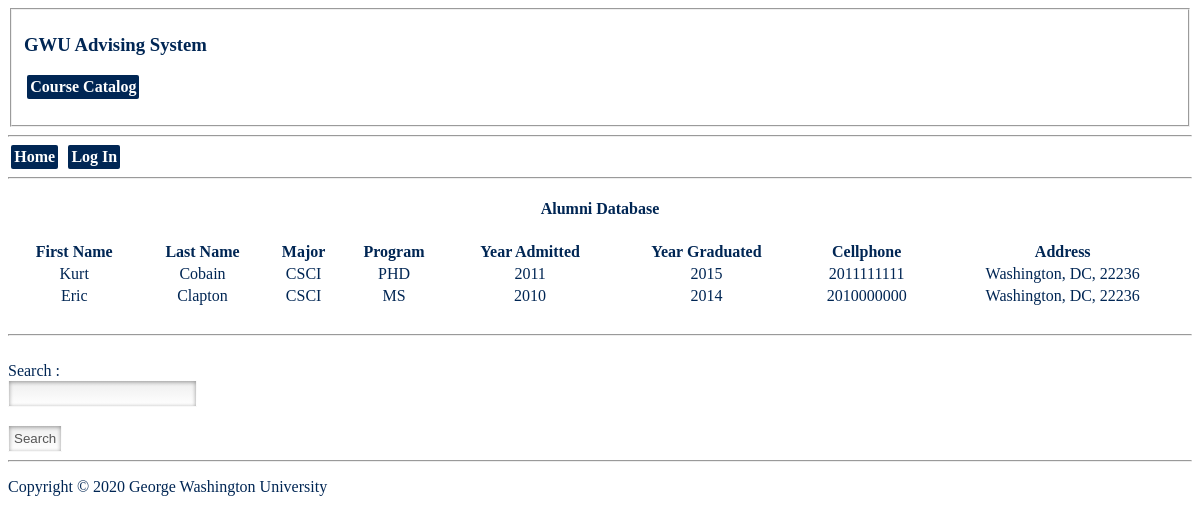
Page /alumni.php on the committed database.
### tables this page shows
CREATE TABLE alumni (
  univid     int primary key,
  yeargrad   int
);

CREATE TABLE personalinfo (
  universid int primary key,
  ftname  varchar(20),
  ltname  varchar(20),
  dob     date,
  address varchar(50),
  cell    bigint
);

CREATE TABLE student (
  unid        int auto_increment,
  program     varchar(5),
  gpa         double(2,1),
  formid      int,
  advisorid   int,
  applied_to_grad  int,
  yearadmitted year,
  major        varchar(10),
  primary key (unid)
);

### alumni.php (the view, shortened to what this page needs)
<?php
	$page_title = 'GWU Advising System';
	require_once('header.php');
  require_once('navmenu.php');
  $dbc = mysqli_connect(DB_HOST, DB_USER, DB_PASSWORD, DB_NAME);
  if(isset($_POST["searchterm"])){
    echo "<center><h4>Alumni Results for '$_POST[searchterm]'</h4></center>";
    echo '<table style="width:100%">';
    echo '<tr><th>First Name</th><th>Last Name</th><th>Major</th><th>Program</th><th>Year Admitted</th><th>Year Graduated</th><th>Cellphone</th><th>Address</th></tr>';
    $query = "select * from  alumni, student, personalinfo where universid = unid and univid = unid and ftname = '$_POST[searchterm]'";
    $result = mysqli_query($dbc, $query);
    if ($result->num_rows > 0){
      while($row = $result->fetch_assoc()){
        echo "<tr><td><center>" . $row["ftname"]. "</center></td><td><center>" . $row["ltname"]. "</center></td><td><center>" . $row["major"]. "</center></td><td><center>" . $row["program"]. "</center></td><td><center>" . $row["yearadmitted"]. "</center></td><td><center>" . $row["yeargrad"]. "</center></td><td><center>" . $row["cell"]. "</center></td><td><center>" . $row["address"]. "</center></td></tr>";
      }
    }
    $query = "select * from  alumni, student, personalinfo where universid = unid and univid = unid and ltname = '$_POST[searchterm]'";
    $result = mysqli_query($dbc, $query);
    if ($result->num_rows > 0){
      while($row = $result->fetch_assoc()){
        echo "<tr><td><center>" . $row["ftname"]. "</center></td><td><center>" . $row["ltname"]. "</center></td><td><center>" . $row["major"]. "</center></td><td><center>" . $row["program"]. "</center></td><td><center>" . $row["yearadmitted"]. "</center></td><td><center>" . $row["yeargrad"]. "</center></td><td><center>" . $row["cell"]. "</center></td><td><center>" . $row["address"]. "</center></td></tr>";
      }
    }
    $query = "select * from  alumni, student, personalinfo where universid = unid and univid = unid and major = '$_POST[searchterm]'";
    $result = mysqli_query($dbc, $query);
    if ($result->num_rows > 0){
      while($row = $result->fetch_assoc()){
        echo "<tr><td><center>" . $row["ftname"]. "</center></td><td><center>" . $row["ltname"]. "</center></td><td><center>" . $row["major"]. "</center></td><td><center>" . $row["program"]. "</center></td><td><center>" . $row["yearadmitted"]. "</center></td><td><center>" . $row["yeargrad"]. "</center></td><td><center>" . $row["cell"]. "</center></td><td><center>" . $row["address"]. "</center></td></tr>";
      }
    }
    $query = "select * from  alumni, student, personalinfo where universid = unid and univid = unid and program = '$_POST[searchterm]'";
    $result = mysqli_query($dbc, $query);
    if ($result->num_rows > 0){
      while($row = $result->fetch_assoc()){
        echo "<tr><td><center>" . $row["ftname"]. "</center></td><td><center>" . $row["ltname"]. "</center></td><td><center>" . $row["major"]. "</center></td><td><center>" . $row["program"]. "</center></td><td><center>" . $row["yearadmitted"]. "</center></td><td><center>" . $row["yeargrad"]. "</center></td><td><center>" . $row["cell"]. "</center></td><td><center>" . $row["address"]. "</center></td></tr>";
      }
    }
    $query = "select * from  alumni, student, personalinfo where universid = unid and univid = unid and yearadmitted = '$_POST[searchterm]'";
    $result = mysqli_query($dbc, $query);
    if ($result->num_rows > 0){
      while($row = $result->fetch_assoc()){
        echo "<tr><td><center>" . $row["ftname"]. "</center></td><td><center>" . $row["ltname"]. "</center></td><td><center>" . $row["major"]. "</center></td><td><center>" . $row["program"]. "</center></td><td><center>" . $row["yearadmitted"]. "</center></td><td><center>" . $row["yeargrad"]. "</center></td><td><center>" . $row["cell"]. "</center></td><td><center>" . $row["address"]. "</center></td></tr>";
      }
    }
    $query = "select * from  alumni, student, personalinfo where universid = unid and univid = unid and yeargrad = '$_POST[searchterm]'";
    $result = mysqli_query($dbc, $query);
    if ($result->num_rows > 0){
      while($row = $result->fetch_assoc()){
        echo "<tr><td><center>" . $row["ftname"]. "</center></td><td><center>" . $row["ltname"]. "</center></td><td><center>" . $row["major"]. "</center></td><td><center>" . $row["program"]. "</center></td><td><center>" . $row["yearadmitted"]. "</center></td><td><center>" . $row["yeargrad"]. "</center></td><td><center>" . $row["cell"]. "</center></td><td><center>" . $row["address"]. "</center></td></tr>";
      }
    }
    echo "</table>";
  }else{
    $query = "select * from  alumni, student, personalinfo where universid = unid and univid = unid";
    $result = mysqli_query($dbc, $query);
    echo "<center><h4>Alumni Database</h4></center>";
    echo '<table style="width:100%">';
    echo '<tr><th>First Name</th><th>Last Name</th><th>Major</th><th>Program</th><th>Year Admitted</th><th>Year Graduated</th><th>Cellphone</th><th>Address</th></tr>';
    if ($result->num_rows > 0){
      while($row = $result->fetch_assoc()){
        echo "<tr><td><center>" . $row["ftname"]. "</center></td><td><center>" . $row["ltname"]. "</center></td><td><center>" . $row["major"]. "</center></td><td><center>" . $row["program"]. "</center></td><td><center>" . $row["yearadmitted"]. "</center></td><td><center>" . $row["yeargrad"]. "</center></td><td><center>" . $row["cell"]. "</center></td><td><center>" . $row["address"]. "</center></td></tr>";
      }
    }
  }
  echo '</table></div><br>';
  echo '<hr />';
  echo '</br><form action="" method="post">';
  echo  '<label for="searchterm">Search : </label><br>';
  echo  '<input type="text" id="searchterm" name="searchterm"><br>';
  echo  '<input type="submit" name="Search" value="Search">';
  echo	'</form>';
  require_once('footer.php');
?>

### header.php (shortened to what this page needs)
<!DOCTYPE html PUBLIC "-//W3C//DTD XHTML 1.0 Transitional//EN"
  "http://www.w3.org/TR/xhtml1/DTD/xhtml1-transitional.dtd">
<html xmlns="http://www.w3.org/1999/xhtml" xml:lang="en" lang="en">
<head>
  <link rel="stylesheet" type="text/css" href="style.css" />
</head>
<body>
<?php
  echo '<fieldset>';
  echo '<h3>' . $page_title . '</h3>';
  echo '<p>';
  echo '<a href="catalog.php">Course Catalog</a> ';
  echo '</p>';
  echo '</fieldset>';
?>

### navmenu.php
<?php
  echo '<hr />';
  if (isset($_SESSION['uType'])) {
    echo '<a href="advising.php">Home</a> ';
    if(strcmp($_SESSION['uType'], 'student') == 0){
      echo '<a href="enrollment.php">View Enrollment</a> ';
      echo '<a href="form1.php">Form 1</a> ';
      echo '<a href="applygraduate.php">Apply to Graduate</a> ';
    }
    else if(strcmp($_SESSION['uType'], 'alumni') == 0){
      echo '<a href="enrollment.php">View Final Transcript</a> ';
    }
    else if(strcmp($_SESSION['uType'], 'gs') == 0){
      echo '<a href="studentsel.php">Student Data</a> ';
      echo '<a href="stats.php">School Statistics</a> ';
      echo '<a href="toGrad.php">Students to Graduate</a> ';
      echo '<a href="alumni.php">Alumni Lookup</a> ';
    }
    else if(strcmp($_SESSION['uType'], 'advisor') == 0){
      echo '<a href="studentsel.php">Student Data</a> ';
      echo '<a href="stats.php">School Statistics</a> ';
      echo '<a href="alumni.php">Alumni Lookup</a> ';
    }
    else if(strcmp($_SESSION['uType'], 'admin') == 0){
      echo '<a href="newuser.php">Create a New User</a> ';
      echo '<a href="studentsel.php">Student Data</a> ';
      echo '<a href="reset.php">Reset</a> ';
      echo '<a href="stats.php">School Statistics</a> ';
      echo '<a href="toGrad.php">Students to Graduate</a> ';
      echo '<a href="alumni.php">Alumni Lookup</a> ';
    }
    echo '<a href="changeinfo.php">Change Pers. Info</a> ';
    echo '<a href="logout.php">Log Out (' . $_SESSION['uType'] . ')</a>';
  }
  else {
    echo '<a href="advising.php">Home</a> ';
    echo '<a href="login.php">Log In</a> ';
  }
  echo '<hr />';
?>

### footer.php
  <hr />
  <p class="footer">Copyright &copy; 2020 George Washington University</p>
</body>
</html>

### style.css (style rules this page uses)
body { background-color: white; color: #002654; }
h1,h2,h3,h4,p { color: #002654; }
a { display: inline-block; margin: 0 0.2em; padding: 3px; background: #002654; border-radius: 2px; transition: all 0.3s ease-out; text-decoration: none; font-weight: bold; color: white; }
input { display: block; border: 1px solid rgba(255,255,255,0.6); background: linear-gradient(#eee, #fff); transition: all 0.3s ease-out; box-shadow: inset 0 1px 4px rgba(0,0,0,0.4); padding: 5px; color: #555; }

### rows in the picture
alumni: univid.ftname "Kurt", univid.ltname "Cobain", student.major "CSCI", student.program "PHD", student.yearadmitted "2011", yeargrad "2015", univid.cell "2011111111", univid.address "Washington, DC, 22236"
alumni: univid.ftname "Eric", univid.ltname "Clapton", student.major "CSCI", student.program "MS", student.yearadmitted "2010", yeargrad "2014", univid.cell "2010000000", univid.address "Washington, DC, 22236"

### other values in the picture
$page_title "GWU Advising System"
